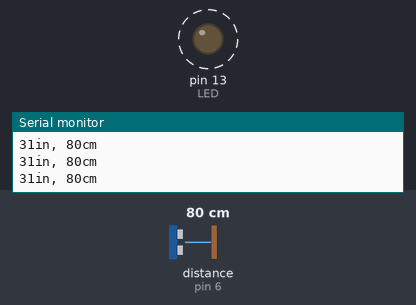
A sketch run on a simulated Arduino Uno, built with avr-gcc and run on an emulated ATmega328P. On the bench: output pins drawn as LEDs (lit = HIGH), the last lines printed to the serial monitor. Wiring (inferred from the names in the program): ultrasonic range finder: trigger pin 7; echo pin 6. Dashed ring = blinking. The inputs (shaded band) are chosen by the test bench; at power-on: distance to the obstacle (sensor on pin 6) 80 cm. The echo pulse lasts 58.3 µs per cm; pins used as bus, display or sensor lines are not drawn.

Above: at 1.2 s.
1.3 s: distance to the obstacle (sensor on pin 6) set to 250 cm
4.3 s: distance to the obstacle (sensor on pin 6) set to 2 cm
At 4.84 s:
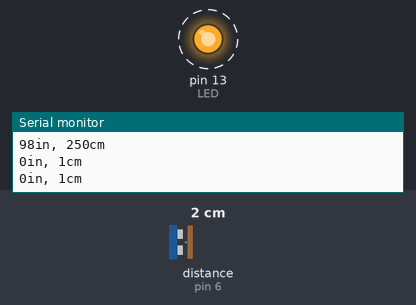
7.3 s: distance to the obstacle (sensor on pin 6) set to 299 cm
At 7.66 s:
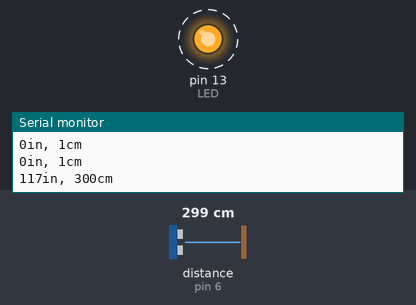
Timing chart, 0 to 16.3 s (numbered marks = the images above; inputs shaded):
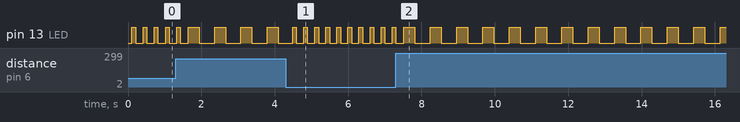

Measured:
- after the input at 4.3 s, pin 13 (LED): alternates HIGH for 0.10 s and LOW for 0.20 s, starting after 0.29 s
- after the input at 7.3 s, pin 13 (LED): alternates HIGH for 0.30 s and LOW for 0.42 s, starting after 0.52 s

The sketch:

ultrasonic_.ino
```cpp
const int pingPin = 7; // Trigger Pin of Ultrasonic Sensor
const int echoPin = 6; // Echo Pin of Ultrasonic Sensor
int LED = 13;

void setup()
{
  Serial.begin(9600); // Starting Serial Terminal
  pinMode(LED, OUTPUT);
}
void loop()
{
  long duration, inches, cm;
  pinMode(pingPin, OUTPUT);

  digitalWrite(pingPin, LOW);
  delayMicroseconds(2);
  digitalWrite(pingPin, HIGH);
  delayMicroseconds(10);
  digitalWrite(pingPin, LOW);
  pinMode(echoPin, INPUT);

  duration = pulseIn(echoPin, HIGH);
  inches = microsecondsToInches(duration);
  cm = microsecondsToCentimeters(duration);

  Serial.print(inches);
  Serial.print("in, ");
  Serial.print(cm);
  Serial.print("cm");
  Serial.println();
  delay(100);

  if(cm >= 901){
    digitalWrite(LED, HIGH);
    delay(1200);
    digitalWrite(LED, LOW);
    delay(1200);
  }
  if(cm <= 900 && cm >= 791){
    digitalWrite(LED, HIGH);
    delay(1000);
    digitalWrite(LED, LOW);
    delay(1000);
  }
  if(cm <= 790 && cm >= 676){
    digitalWrite(LED, HIGH);
    delay(800);
    digitalWrite(LED, LOW);
    delay(800);
  }
  if(cm <= 675 && cm >= 566){
    digitalWrite(LED, HIGH);
    delay(600);
    digitalWrite(LED, LOW);
    delay(600);
  }
  if(cm <= 565 && cm >= 451){
    digitalWrite(LED, HIGH);
    delay(500);
    digitalWrite(LED, LOW);
    delay(500);
  }
  if(cm <= 450 && cm >= 341){
    digitalWrite(LED, HIGH);
    delay(400);
    digitalWrite(LED, LOW);
    delay(400);
  }
  if(cm <= 340 && cm >= 231){
    digitalWrite(LED, HIGH);
    delay(300);
    digitalWrite(LED, LOW);
    delay(300);
  }
  if(cm <= 230 && cm >= 121){
    digitalWrite(LED, HIGH);
    delay(200);
    digitalWrite(LED, LOW);
    delay(200);
  }
  if(cm <= 120 && cm >= 1){
    digitalWrite(LED, HIGH);
    delay(100);
    digitalWrite(LED, LOW);
    delay(100);
  }

}
long microsecondsToInches(long microseconds)
{
  return microseconds / 74 / 2;
}
long microsecondsToCentimeters(long microseconds)
{
  // The speed of sound is 340 m/s or 29 microseconds per centimeter.
  // The ping travels out and back, so to find the distance of the object we
  // take half of the distance travelled.
  return microseconds / 29 / 2;
}
```
